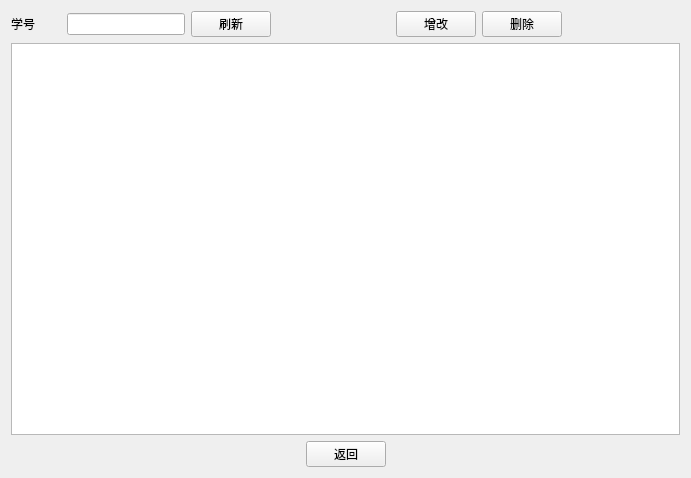
<?xml version="1.0" encoding="UTF-8"?>
<ui version="4.0">
 <class>retake</class>
 <widget class="QWidget" name="retake">
  <property name="geometry">
   <rect>
    <x>0</x>
    <y>0</y>
    <width>691</width>
    <height>478</height>
   </rect>
  </property>
  <property name="windowTitle">
   <string>Form</string>
  </property>
  <layout class="QGridLayout" name="gridLayout">
   <item row="0" column="0">
    <layout class="QHBoxLayout" name="horizontalLayout">
     <item>
      <widget class="QLabel" name="label">
       <property name="minimumSize">
        <size>
         <width>50</width>
         <height>0</height>
        </size>
       </property>
       <property name="text">
        <string>学号</string>
       </property>
      </widget>
     </item>
     <item>
      <widget class="QLineEdit" name="lineEdit"/>
     </item>
     <item>
      <widget class="QPushButton" name="btnReflash">
       <property name="text">
        <string>刷新</string>
       </property>
      </widget>
     </item>
     <item>
      <spacer name="horizontalSpacer">
       <property name="orientation">
        <enum>Qt::Horizontal</enum>
       </property>
       <property name="sizeHint" stdset="0">
        <size>
         <width>40</width>
         <height>20</height>
        </size>
       </property>
      </spacer>
     </item>
     <item>
      <widget class="QPushButton" name="btnChange">
       <property name="text">
        <string>增改</string>
       </property>
      </widget>
     </item>
     <item>
      <widget class="QPushButton" name="btnDelete">
       <property name="text">
        <string>删除</string>
       </property>
      </widget>
     </item>
     <item>
      <spacer name="horizontalSpacer_4">
       <property name="orientation">
        <enum>Qt::Horizontal</enum>
       </property>
       <property name="sizeHint" stdset="0">
        <size>
         <width>40</width>
         <height>20</height>
        </size>
       </property>
      </spacer>
     </item>
    </layout>
   </item>
   <item row="1" column="0">
    <widget class="QTableView" name="tableView"/>
   </item>
   <item row="2" column="0">
    <layout class="QHBoxLayout" name="horizontalLayout_2">
     <item>
      <spacer name="horizontalSpacer_2">
       <property name="orientation">
        <enum>Qt::Horizontal</enum>
       </property>
       <property name="sizeHint" stdset="0">
        <size>
         <width>278</width>
         <height>20</height>
        </size>
       </property>
      </spacer>
     </item>
     <item>
      <widget class="QPushButton" name="btnBack">
       <property name="text">
        <string>返回</string>
       </property>
      </widget>
     </item>
     <item>
      <spacer name="horizontalSpacer_3">
       <property name="orientation">
        <enum>Qt::Horizontal</enum>
       </property>
       <property name="sizeHint" stdset="0">
        <size>
         <width>278</width>
         <height>20</height>
        </size>
       </property>
      </spacer>
     </item>
    </layout>
   </item>
  </layout>
 </widget>
 <resources/>
 <connections/>
</ui>
